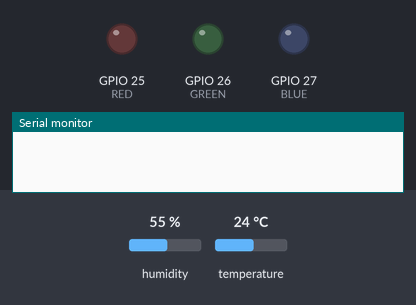
Simulated run of this sketch. Board: ESP32. Parts: output pins drawn as LEDs (lit = HIGH), the last lines printed to the serial monitor. The test bench sets the inputs (shaded band); at power-on: humidity 55 %, temperature 24 °C. WiFi joins after 1.5 s; servers stay silent unless stated; random numbers use the default seed unless the sketch sets one; no MQTT or app messages arrive unless stated.

Above: at 0.1 s.
At 1.6 s:
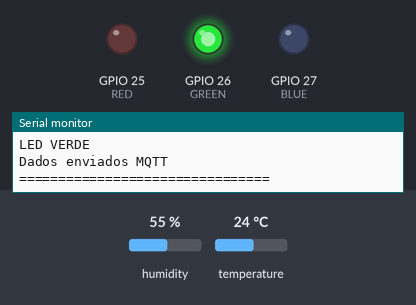
At 46.8 s:
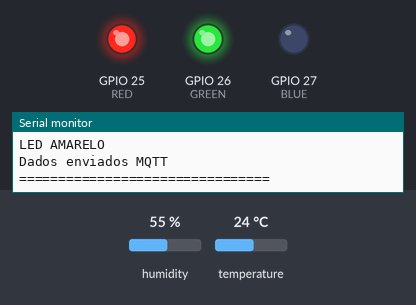
At 127.2 s:
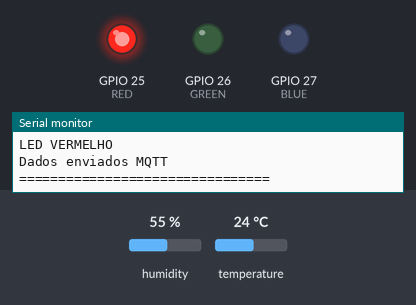
Timing chart, 0 to 128.7 s (numbered marks = the images above):
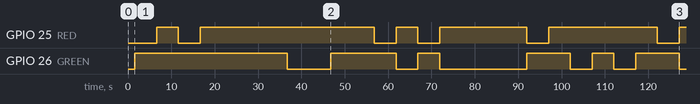

Measured:
- by itself, GPIO 25 (RED): LOW → HIGH at 6.6 s, → LOW 5.0 s later, → HIGH 5.0 s later, → LOW 40.2 s later, … (11 changes in this stretch)
- by itself, GPIO 26 (GREEN): LOW → HIGH at 1.6 s, → LOW 35.2 s later, → HIGH 10.0 s later, → LOW 15.1 s later, … (12 changes in this stretch)

The sketch:

sketch.ino
```cpp
#include <WiFi.h>
#include <PubSubClient.h>
#include "DHTesp.h"

const char* ssid = "Wokwi-GUEST";
const char* password = "";

const char* mqttServer = "broker.hivemq.com";

WiFiClient espClient;
PubSubClient client(espClient);

DHTesp dht;

#define DHTPIN 15

#define RED 25
#define GREEN 26
#define BLUE 27

void apagarLED() {
  digitalWrite(RED, LOW);
  digitalWrite(GREEN, LOW);
  digitalWrite(BLUE, LOW);
}

void acenderVerde() {
  apagarLED();
  digitalWrite(GREEN, HIGH);
}

void acenderAmarelo() {
  apagarLED();
  digitalWrite(RED, HIGH);
  digitalWrite(GREEN, HIGH);
}

void acenderVermelho() {
  apagarLED();
  digitalWrite(RED, HIGH);
}

void setup() {

  Serial.begin(115200);

  pinMode(RED, OUTPUT);
  pinMode(GREEN, OUTPUT);
  pinMode(BLUE, OUTPUT);

  apagarLED();

  dht.setup(DHTPIN, DHTesp::DHT22);

  WiFi.begin(ssid, password);

  while (WiFi.status() != WL_CONNECTED) {
    delay(500);
    Serial.println("Conectando WiFi...");
  }

  Serial.println("WiFi conectado");

  client.setServer(mqttServer, 1883);
}

void reconnect() {

  while (!client.connected()) {

    Serial.println("Conectando MQTT...");

    if (client.connect("AmandaESP32")) {

      Serial.println("MQTT conectado");

    } else {

      Serial.println("Falha MQTT. Tentando novamente...");
      delay(2000);
    }
  }
}

void loop() {

  if (!client.connected()) {
    reconnect();
  }

  client.loop();

  TempAndHumidity data = dht.getTempAndHumidity();

  float temperatura = data.temperature;
  float umidade = data.humidity;

  int co2 = random(400, 1200);
  int pm25 = random(10, 100);

  client.publish("amanda/temperatura", String(temperatura).c_str());
  client.publish("amanda/umidade", String(umidade).c_str());
  client.publish("amanda/co2", String(co2).c_str());
  client.publish("amanda/pm25", String(pm25).c_str());

  Serial.println("================================");

  Serial.print("Temperatura: ");
  Serial.println(temperatura);

  Serial.print("Umidade: ");
  Serial.println(umidade);

  Serial.print("CO2: ");
  Serial.println(co2);

  Serial.print("PM2.5: ");
  Serial.println(pm25);

  if (co2 < 700) {

    Serial.println("Qualidade do ar: BOA");
    Serial.println("LED VERDE");

    acenderVerde();

  } else if (co2 < 1000) {

    Serial.println("Qualidade do ar: MODERADA");
    Serial.println("LED AMARELO");

    acenderAmarelo();

  } else {

    Serial.println("Qualidade do ar: RUIM");
    Serial.println("LED VERMELHO");

    acenderVermelho();
  }

  Serial.println("Dados enviados MQTT");
  Serial.println("================================");

  delay(5000);
}
```
